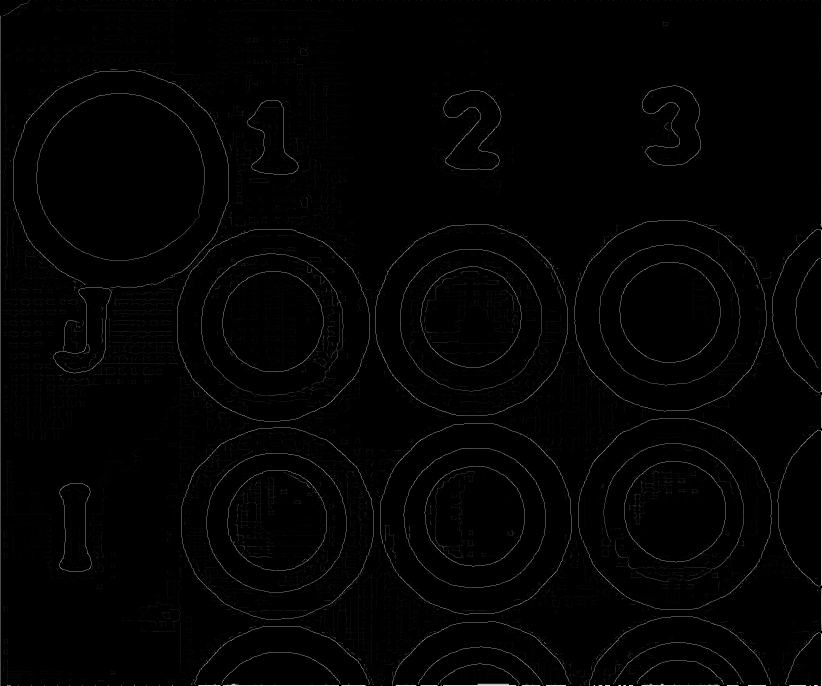
#> input picture data/1.png, 2464 x 2056 px (shown at 1/3 size); its folder holds only this picture in this run
$ jupyter execute --allow-errors Hough_circles.ipynb
#> lines starting #> are read from the running program, lines starting #| are printed output that depends on the picture; after the words box and inside, x2 and y2 are one past the last pixel; in counts of white or black regions, pixels touching at a corner belong together
[cell 1]
from pathlib import Path
import numpy as np
import matplotlib.pyplot as plt
from skimage import io, filters, morphology
from sklearn.cluster import DBSCAN, HDBSCAN
import time
import cv2

[cell 2]
#timing wrapper to monitor function execution times
def timing(func):
    def wrapper(*args, **kwargs):
        start = time.time()
        result = func(*args, **kwargs)
        end = time.time()
        print(f"[INFO] '{func.__name__}' execution time: {end - start:.4f} s")
        return result
    return wrapper

Load files to process:

[cell 3]
def list_files_recursive(path, extension):
    """
    lists files with given extension at path location
    """
    extension = extension.lower()
    return [str(p) for p in Path(path).rglob(f"*{extension}")]

[cell 4]
files = list_files_recursive('/tf/ZEISS/data/', 'png')
test_imgs = []
for f in files:
    im = io.imread(f, as_gray=True)
#> im is the input picture: shape (2056, 2464); min 0, max 245, mean 2.6
    test_imgs.append(im)

Cirle detection functions:

[cell 5]
#circle class for storing circle coordinates and scores
class Circle:
    def __init__(self, x, y, radius, score=0.0):
        self.x = int(x)
        self.y = int(y)
        self.radius = int(radius)
        self.score = score

#edge map preprocessing function to filter out noise
#edge map histograms are bimodal so Otsu will cut off low intensity noise from the edge detector
@timing
def preprocess_image(edge_map):
    """
    :param edge_map: processed edge map
    :return: skeleton and binary images
    """
    edge_map[[0, -1], :] = 0  # delete margin pixels
    edge_map[:, [0, -1]] = 0

    edge_map_blur = filters.gaussian(edge_map, sigma=1)  # sigma ~ 1–2

    # Otsu
    thresh = filters.threshold_otsu(edge_map_blur)
    binary = edge_map_blur > thresh

    #morfological edge refining
    binary = morphology.erosion(binary, morphology.square(3))
    binary = morphology.dilation(binary, morphology.square(9))

    #compute image skeleton
    skeleton = morphology.skeletonize(binary)

    #thicken skeleton for score calculation
    binary = morphology.dilation(skeleton, morphology.square(3))

    #return both images
    return 255*binary.astype(np.uint8), 255*skeleton.astype(np.uint8)

#Hough gradient based transform circle detection
#Due to computional cost of the Multiscale Hough TransformO(N_points*N_radii)
#the best choice would be Hough gradient based trnasform, however, due to its nature it processes gray scale images
#to calculate gradients - here, I have edge map probabilities
#the first step of Canny - image blur - allows gradient computation that actually works
@timing
def detect_circles(img, param2, min_radius, max_radius):
    """
    :param img: analyzed image
    :param min_radius: min radius of sought circles
    :param max_radius: max radius of sought circles
    :return:
    """

    circles = cv2.HoughCircles(
        img,
        cv2.HOUGH_GRADIENT,
        dp=2,             #acumultor decimation 4x less points
        minDist=1,  #to allow concentric circle detection
        param1=10,  # Canny threshold: not significant because input images are binary/black and white
        param2=param2, #150, # accumulator threshold for hit counting
        minRadius=min_radius,
        maxRadius=max_radius
    )
    return circles

#compute edge score for a single circle
def edge_score(x, y, r, dist_map, tolerance=2.0, num_points=72):
    """
    :param x: center coordinate x
    :param y: center coordinate y
    :param r: circle radius r
    :param dist_map: distance map for the analyzed image: distance from the nearest image point (255 value)
    :param tolerance: distance tolerance margin to count hits
    :param num_points: number of angle space points to calculate circle points
    :return: calculated circle score
    """
    angles = np.linspace(0, 2*np.pi, num_points, endpoint=False)

    xs = (x + r*np.cos(angles)).astype(int)
    ys = (y + r*np.sin(angles)).astype(int)

    xs = np.clip(xs, 0, dist_map.shape[1]-1)
    ys = np.clip(ys, 0, dist_map.shape[0]-1)

    hits = dist_map[ys, xs] < tolerance
    return np.sum(hits) / num_points

#calculate scores for circle list
#unfortunatelly cv2.HoughCircles does not provide the accumulator
#have to compute scores on my own to filter detections
@timing
def calc_scores(circles, dist_map, thr = 0.4):
    """
    :param circles: list of circles returned by detect_circles()
    :param dist_map: distance map for the analyzed image
    :param thr: 'good circle' threshold
    :return: list of Circle class objects
    """

    # thr = 0.4#0.5
    detected = []
    if circles is not None:
        detected = [
            Circle(x, y, r, score)
            for x, y, r in circles[0]
            if (score := edge_score(x, y, r, dist_map, tolerance=1.5, num_points=75)) > thr
        ]

    return detected

#perform DBScan clustering of detections and NMS suppresion in each cluster
#eps -> determined empirically via the 'elbow rule' of the nearest 2 neighbours dsitances between samples
#I have a small 'problem' with the feature vector: mixing radii with center coordinates
#is like comparing apples to oranges, but the normalization helped

@timing
def Dbscan_NMS(circles, shape, eps=0.0049, min_samples=1):
    """
    :param circles: list of Circle class objects
    :param eps: epsilon for DBScan
    :param min_samples: Cluster min sample size
    :return: list of Circle class objects that have the best circle score in each cluster
    """

    if len(circles) > 0:

        #feature vector: center coordinates plus radius
        data = np.array([[c.x, c.y, c.radius] for c in circles], dtype=float)

        data_scaled = data / [shape[0], shape[1], max(shape[0], shape[1])]

        db = DBSCAN(eps=eps, min_samples=min_samples)
        # db = HDBSCAN(min_cluster_size=2, min_samples=1)
        db.fit(data_scaled)
        clusters = [circles[np.where(db.labels_ == l)[0][0]] for l in np.unique(db.labels_) if l != -1]

    return clusters

@timing
def scale_image(img, scale):
    """
    Scales the content of the image, keeps image size

    :param img: input image to scale
    :param scale: scale < 1 - shrink image; scale > 1 expand image
    :return: scaled image
    """

    h, w = img.shape[:2]

    new_w = int(w * scale)
    new_h = int(h * scale)

    # img resize
    resized = cv2.resize(img, (new_w, new_h), interpolation=cv2.INTER_AREA)

    # empty canvas
    canvas = np.zeros_like(img)

    # resized position in canvas
    x = (w - new_w) // 2
    y = (h - new_h) // 2

    canvas[y:y+new_h, x:x+new_w] = resized
    return canvas

def plot_circles(circles, image, title):
    """
    :param circles: list of Circle class objects
    :param image: background image for circle presentation
    :param title: image title
    :return: resulting image background+circles
    """

    output = []
    if len(circles) > 0:
        output = cv2.cvtColor(image, cv2.COLOR_GRAY2BGR)
        for c in circles:
            cv2.circle(output, (c.x, c.y), c.radius, (255, 0, 0), 2)
            cv2.circle(output, (c.x, c.y), 2, (0, 255, 0), 3)

        plt.figure()
        plt.imshow(output)
        plt.title(title)

    return output

Edge maps processing:

[cell 6]
i = 0
img = test_imgs[i]

print('\nFile name: ')
print(files[i].split('/')[-1])
print()

binary, skeleton = preprocess_image(img)
#> in preprocess_image, `edge_map[:, [0, -1]] = 0`:
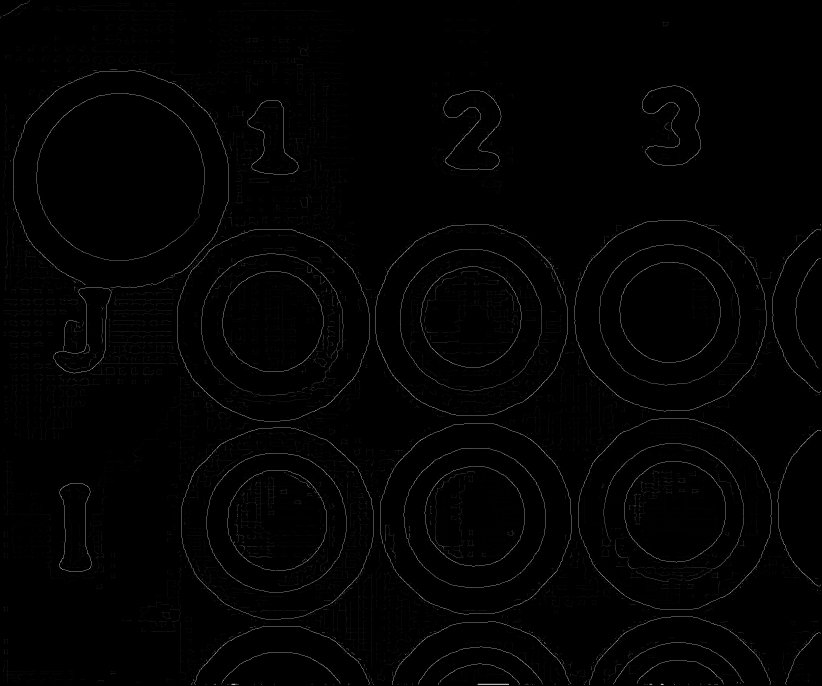
#> edge_map: shape (2056, 2464) (shown at 1/3 size); min 0, max 245, mean 2.3
#> in preprocess_image, `thresh = filters.threshold_otsu(edge_map_blur)`: thresh = 0.129
#> in preprocess_image, `binary = edge_map_blur > thresh`:
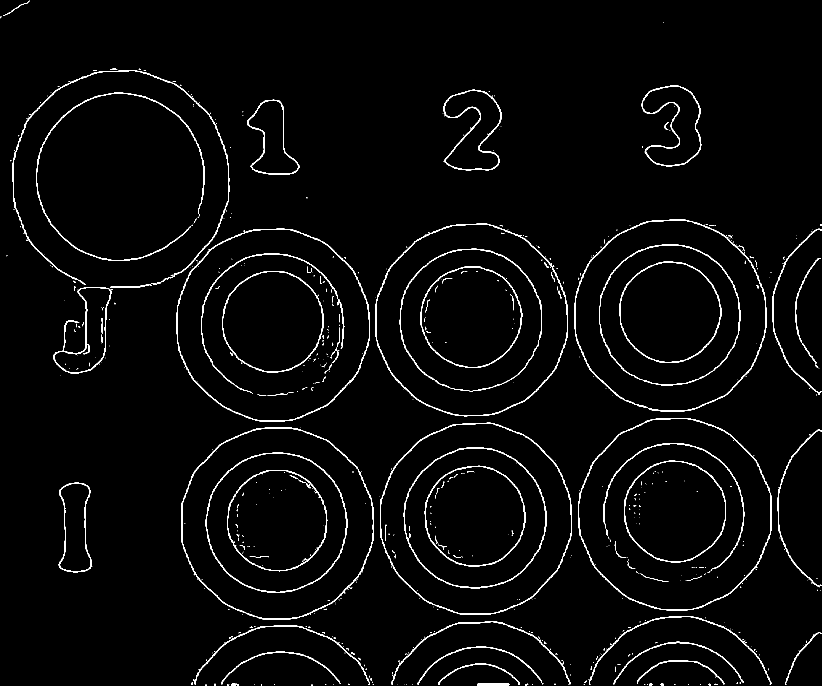
#> binary: shape (2056, 2464) bool (shown at 1/3 size); 2.3% white; 685 white regions (564 under 20 px), largest, box (x1, y1, x2, y2) and area: (1126, 671, 1704, 1249) 5496, (1723, 659, 2300, 1235) 5469, (530, 686, 1110, 1265) 5439
#> in preprocess_image, `binary = morphology.erosion(binary, morphology.square(3))`: binary: shape (2056, 2464) bool; 0.37% white in thin lines or dots, all inside (x1, y1, x2, y2) = (39, 207, 2464, 2056)
#> in preprocess_image, `binary = morphology.dilation(binary, morphology.square(9))`: binary: shape (2056, 2464) bool; 7% white; 190 white regions, largest, box (x1, y1, x2, y2) and area: (614, 1355, 1045, 1782) 12867, (157, 832, 507, 1124) 11200, (1207, 1340, 1642, 1717) 10113
#> in preprocess_image, `skeleton = morphology.skeletonize(binary)`: skeleton: shape (2056, 2464) bool; 0.64% white in thin lines or dots, all inside (x1, y1, x2, y2) = (39, 210, 2462, 2054)
#> in preprocess_image, `binary = morphology.dilation(skeleton, morphology.square(3))`:
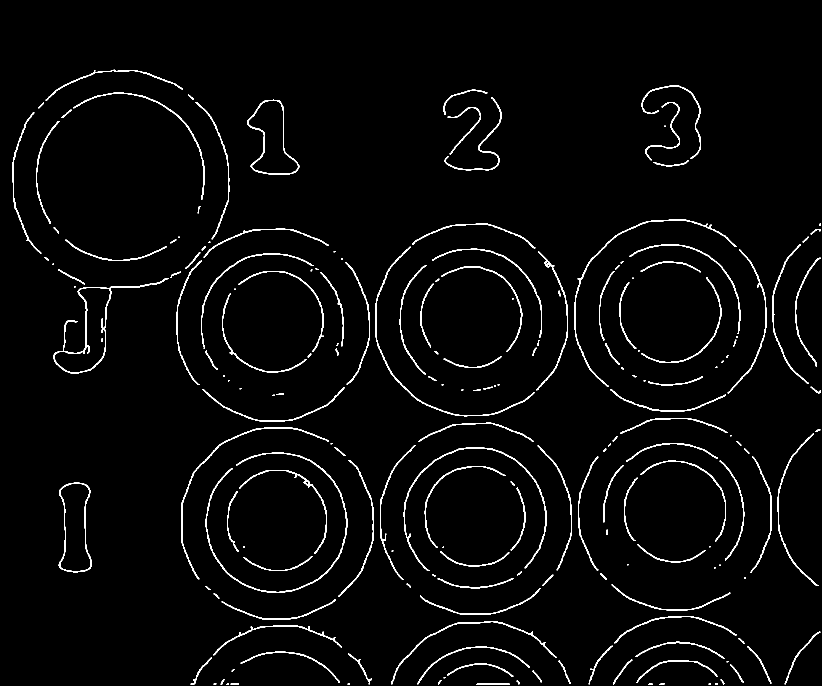
#> binary: shape (2056, 2464) bool (shown at 1/3 size); 2.4% white; 190 white regions (28 under 20 px), largest, box (x1, y1, x2, y2) and area: (617, 1358, 1042, 1779) 4505, (160, 834, 505, 1120) 3849, (1210, 1343, 1639, 1713) 3547

circles = calc_scores(detect_circles(skeleton, param2=60, min_radius=50, max_radius=200),
                      cv2.distanceTransform(255-binary, cv2.DIST_L2, 3), thr=0.4)
#> circles = 19 items
circles = sorted(circles, key=lambda c: c.score, reverse=True)

if len(circles) > 0:

    c_NMS = Dbscan_NMS(circles, img.shape, eps=0.0049, min_samples=1)
#> c_NMS = 11 items
    plot_circles(c_NMS, img, "DBscan NMS filtered circles - Final Result")
#> the loop in plot_circles, `for c in circles:` made 11 passes
    # plot_circles(circles, img, "all detected circles")

    print('\nFinal results:')
    for i, circle in enumerate(c_NMS):
            print(f'{i}: x, y, r: ({circle.x}, {circle.y}, {circle.radius}), score: {circle.score:.3f}')
#> this loop made 11 passes
#| 0: x, y, r: (2025, 1533, 151), score: 0.893
#| 1: x, y, r: (1411, 951, 150), score: 0.880
#| 2: x, y, r: (821, 965, 151), score: 0.773
#| 3: x, y, r: (1427, 1551, 148), score: 0.533
#| 4: x, y, r: (827, 1563, 153), score: 0.493
#| 5: x, y, r: (837, 1567, 144), score: 0.480
#| 6: x, y, r: (2011, 349, 92), score: 0.467
#| 7: x, y, r: (833, 1555, 144), score: 0.440
#> (further printed lines are left out)
else:
    print('\nNo circles detected')
    plt.imshow(img)

[cell 7]
#BIG circle with centre outside the iumage scenario
i = 0
img = test_imgs[i]
scale = 0.6
img_big = scale_image(img, scale)
#> in scale_image, `canvas[y:y+new_h, x:x+new_w] = resized`:
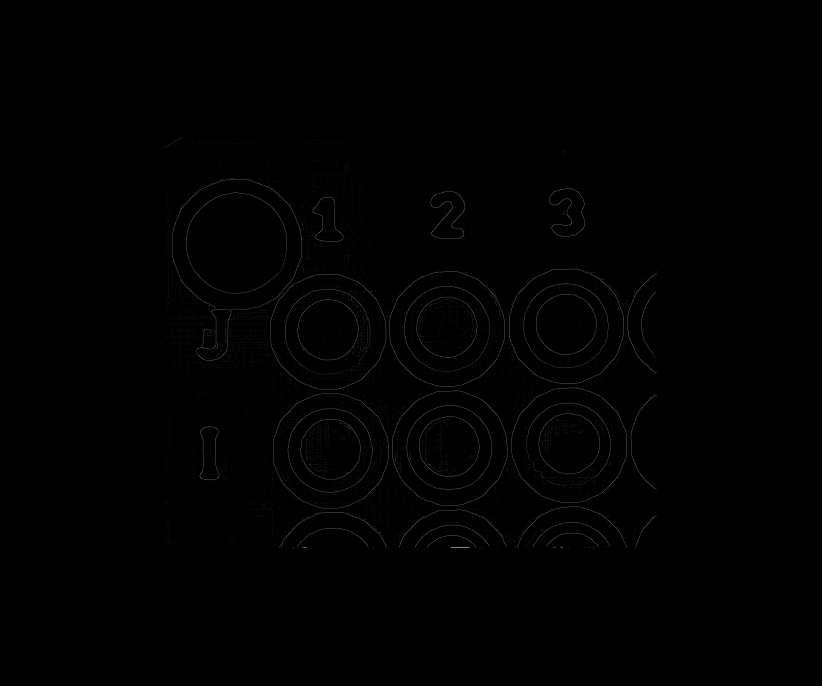
#> canvas: shape (2056, 2464) (shown at 1/3 size); min 0, max 195, mean 0.8

print('\nFile name: ')
print(files[i].split('/')[-1])
print()

binary, skeleton = preprocess_image(img_big)
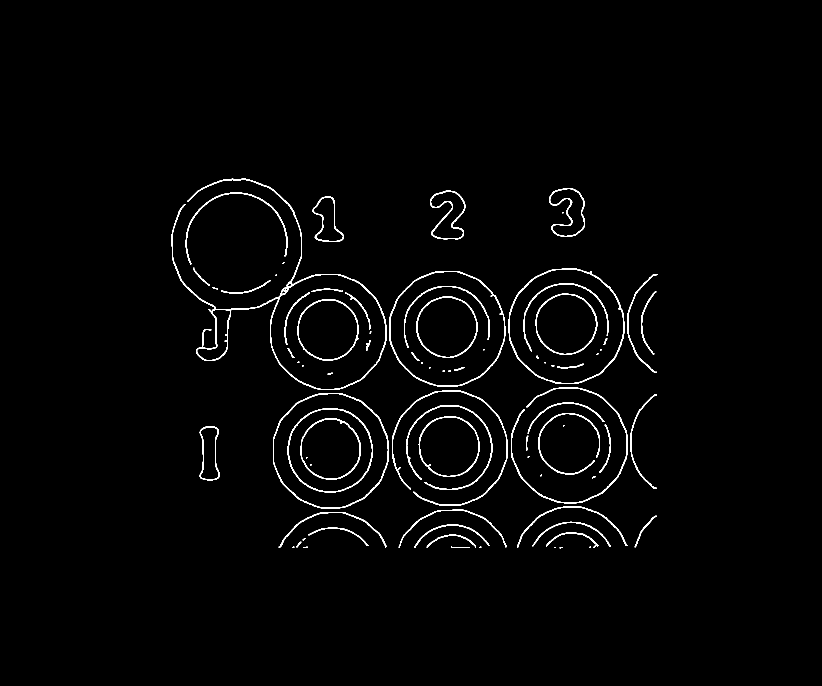
#> binary: shape (2056, 2464) (shown at 1/3 size); 1.5% white; 80 white regions (16 under 20 px), largest, box (x1, y1, x2, y2) and area: (515, 536, 1159, 1170) 9733, (1168, 813, 1516, 1160) 3776, (1526, 806, 1873, 1152) 3759
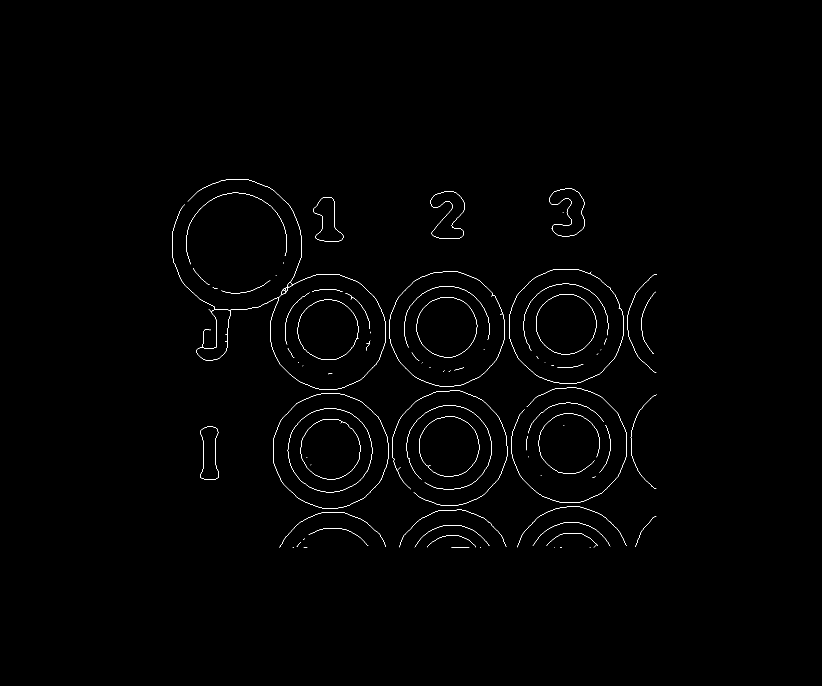
#> skeleton: shape (2056, 2464) (shown at 1/3 size); 0.39% white in thin lines or dots, all inside (x1, y1, x2, y2) = (516, 537, 1971, 1644)

circles = calc_scores(detect_circles(skeleton, param2=60, min_radius=500, max_radius=1500),
                      cv2.distanceTransform(255-binary, cv2.DIST_L2, 3), thr=0.15)
#| [INFO] 'calc_scores' execution time: 5.5719 s
#> circles = 107 items
circles = sorted(circles, key=lambda c: c.score, reverse=True)

#constants to recalculate big circle coordinates into old image to superimpose circles
h, w = img.shape[:2]
#> h = 2056; w = 2464
new_w = int(w * scale)
#> new_w = 1478
new_h = int(h * scale)
#> new_h = 1233

x_pad = (w - new_w) // 2
#> x_pad = 493
y_pad = (h - new_h) // 2
#> y_pad = 411

if len(circles) > 0:


    c_NMS_big = Dbscan_NMS(circles, img_big.shape, eps=0.049, min_samples=1)
#> c_NMS_big = 18 items
    plot_circles(c_NMS_big, binary, "DBscan NMS filtered circles - Final Result, Scaled image")
#> the loop in plot_circles (call 2), `for c in circles:` made 18 passes
#> after the loop in plot_circles (call 2), `for c in circles:`:
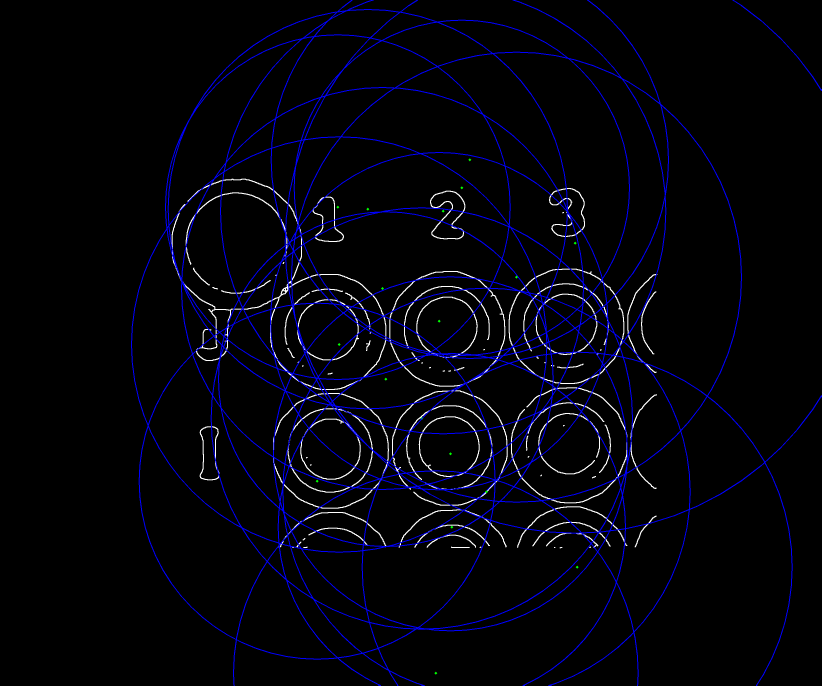
#> output: shape (2056, 2464, 3) (shown at 1/3 size); mean B, G, R 12.1, 3.4, 3.3
    # plot_circles(circles, binary, "all detected circles")

    c_NMS.extend([Circle(int((c.x-x_pad)/scale), int((c.y-y_pad)/scale), int(c.radius/scale), c.score) for c in c_NMS_big])
    plot_circles(c_NMS, img, "DBscan NMS filtered circles - Final Resul,Superimposed circles")
#> the loop in plot_circles (call 3), `for c in circles:` made 29 passes
#> after the loop in plot_circles (call 3), `for c in circles:`:
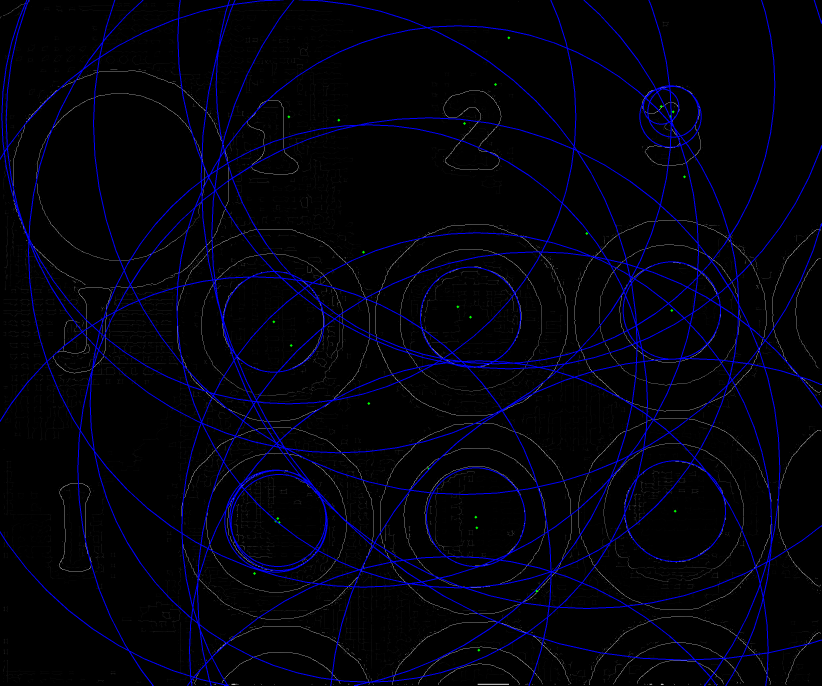
#> output: shape (2056, 2464, 3) (shown at 1/3 size); mean B, G, R 12.7, 2.1, 2.1

    print('\nFinal results:')
    for i, circle in enumerate(c_NMS):
            print(f'{i}: x, y, r: ({circle.x}, {circle.y}, {circle.radius}), score: {circle.score:.3f}')
#> this loop made 29 passes
#| 0: x, y, r: (2025, 1533, 151), score: 0.893
#| 1: x, y, r: (1411, 951, 150), score: 0.880
#| 2: x, y, r: (821, 965, 151), score: 0.773
#| 3: x, y, r: (1427, 1551, 148), score: 0.533
#| 4: x, y, r: (827, 1563, 153), score: 0.493
#| 5: x, y, r: (837, 1567, 144), score: 0.480
#| 6: x, y, r: (2011, 349, 92), score: 0.467
#| 7: x, y, r: (833, 1555, 144), score: 0.440
#> (further printed lines are left out)
else:
    print('\nNo circles detected')
    plt.imshow(img)
